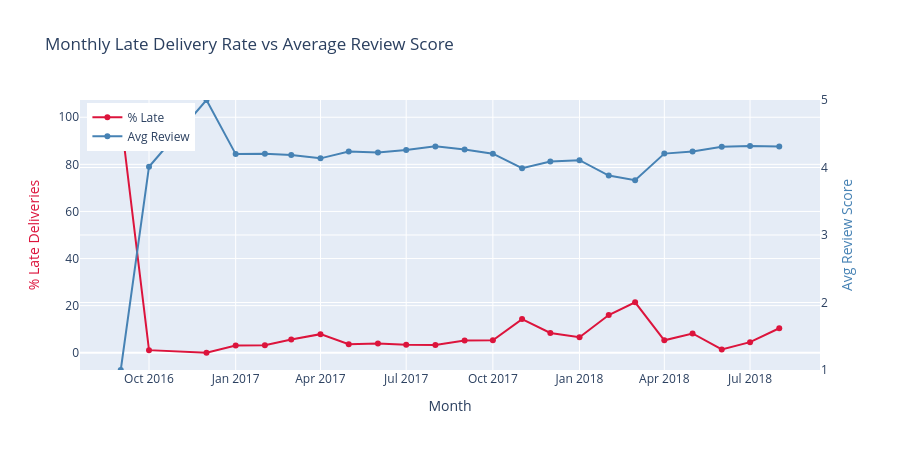

Notebook source saved alongside this figure:
### Markdown cell above
---
## Candidate's Choice: Monthly Performance Trend

**Business Justification:** A snapshot metric tells the CEO *how bad* the problem is today.  
A monthly trend tells her *whether it is getting worse* — which determines urgency.  
If late-delivery rates spiked after a warehouse move or Black Friday, the fix is very different  
from a slow structural decline in logistics network capacity.

### Code cell
delivered['order_month'] = delivered['order_purchase_timestamp'].dt.to_period('M').astype(str)

monthly = (
    delivered
    .groupby('order_month')
    .agg(
        total      = ('order_id', 'count'),
        late       = ('delivery_status', lambda x: (x != 'On Time').sum()),
        avg_review = ('review_score', 'mean'),
    )
    .reset_index()
)
monthly['late_pct'] = (monthly['late'] / monthly['total'] * 100).round(1)

fig = go.Figure()
fig.add_trace(go.Scatter(
    x=monthly['order_month'], y=monthly['late_pct'],
    name='% Late', mode='lines+markers', line=dict(color='crimson', width=2),
))
fig.add_trace(go.Scatter(
    x=monthly['order_month'], y=monthly['avg_review'],
    name='Avg Review', mode='lines+markers', line=dict(color='steelblue', width=2),
    yaxis='y2',
))
fig.update_layout(
    title='Monthly Late Delivery Rate vs Average Review Score',
    xaxis_title='Month',
    yaxis=dict(title='% Late Deliveries', titlefont=dict(color='crimson')),
    yaxis2=dict(title='Avg Review Score', titlefont=dict(color='steelblue'),
                overlaying='y', side='right', range=[1, 5]),
    legend=dict(x=0.01, y=0.99),
    height=450,
)
fig.show()

### Figure 1 — Plotly figure (JSON) as saved in the notebook; plotly's stock layout.template omitted (floating-point values rounded to 4 significant figures)
{"data": [{"line": {"color": "crimson", "width": 2}, "mode": "lines+markers", "name": "% Late", "type": "scatter", "x": ["2016-09", "2016-10", "2016-12", "2017-01", "2017-02", "2017-03", "2017-04", "2017-05", "2017-06", "2017-07", "2017-08", "2017-09", "2017-10", "2017-11", "2017-12", "2018-01", "2018-02", "2018-03", "2018-04", "2018-05", "2018-06", "2018-07", "2018-08"], "y": [100, 1.1, 0, 3.1, 3.2, 5.6, 7.9, 3.6, 3.9, 3.4, 3.3, 5.2, 5.3, 14.3, 8.4, 6.6, 16, 21.4, 5.3, 8.2, 1.4, 4.5, 10.4]}, {"line": {"color": "steelblue", "width": 2}, "mode": "lines+markers", "name": "Avg Review", "type": "scatter", "x": ["2016-09", "2016-10", "2016-12", "2017-01", "2017-02", "2017-03", "2017-04", "2017-05", "2017-06", "2017-07", "2017-08", "2017-09", "2017-10", "2017-11", "2017-12", "2018-01", "2018-02", "2018-03", "2018-04", "2018-05", "2018-06", "2018-07", "2018-08"], "y": [1, 4.011, 5, 4.198, 4.203, 4.187, 4.135, 4.236, 4.223, 4.26, 4.313, 4.268, 4.205, 3.989, 4.088, 4.109, 3.881, 3.813, 4.206, 4.236, 4.307, 4.317, 4.31], "yaxis": "y2"}], "layout": {"height": 450, "legend": {"x": 0.01, "y": 0.99}, "title": {"text": "Monthly Late Delivery Rate vs Average Review Score"}, "xaxis": {"title": {"text": "Month"}}, "yaxis": {"title": {"font": {"color": "crimson"}, "text": "% Late Deliveries"}}, "yaxis2": {"overlaying": "y", "range": [1, 5], "side": "right", "title": {"font": {"color": "steelblue"}, "text": "Avg Review Score"}}}}
